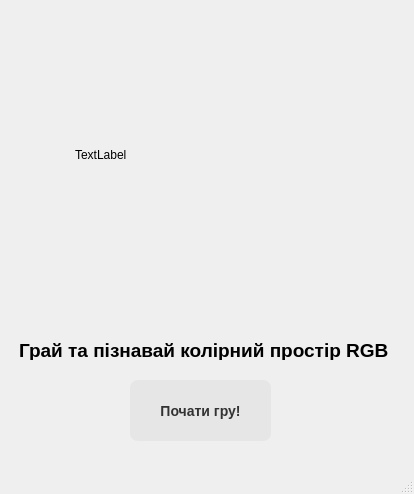
<?xml version="1.0" encoding="UTF-8"?>
<ui version="4.0">
 <class>MainWindow</class>
 <widget class="QMainWindow" name="MainWindow">
  <property name="geometry">
   <rect>
    <x>0</x>
    <y>0</y>
    <width>414</width>
    <height>494</height>
   </rect>
  </property>
  <property name="minimumSize">
   <size>
    <width>414</width>
    <height>494</height>
   </size>
  </property>
  <property name="maximumSize">
   <size>
    <width>414</width>
    <height>494</height>
   </size>
  </property>
  <property name="windowTitle">
   <string>MainWindow</string>
  </property>
  <widget class="QWidget" name="centralwidget">
   <widget class="QLabel" name="label_2">
    <property name="geometry">
     <rect>
      <x>19</x>
      <y>340</y>
      <width>371</width>
      <height>20</height>
     </rect>
    </property>
    <property name="font">
     <font>
      <family>Arial</family>
      <pointsize>14</pointsize>
      <bold>true</bold>
     </font>
    </property>
    <property name="text">
     <string>Грай та пізнавай колірний простір RGB</string>
    </property>
   </widget>
   <widget class="QLabel" name="label">
    <property name="geometry">
     <rect>
      <x>75</x>
      <y>30</y>
      <width>250</width>
      <height>250</height>
     </rect>
    </property>
    <property name="text">
     <string>TextLabel</string>
    </property>
   </widget>
   <widget class="QPushButton" name="pushButton">
    <property name="geometry">
     <rect>
      <x>130</x>
      <y>380</y>
      <width>141</width>
      <height>61</height>
     </rect>
    </property>
    <property name="font">
     <font>
      <family>Arial</family>
      <pointsize>-1</pointsize>
      <bold>true</bold>
     </font>
    </property>
    <property name="styleSheet">
     <string notr="true">  background-color: rgba(51, 51, 51, 0.05);
  border-radius: 8px;
  color: #333333;
  font-size: 14px;</string>
    </property>
    <property name="text">
     <string>Почати гру!</string>
    </property>
   </widget>
  </widget>
  <widget class="QMenuBar" name="menubar">
   <property name="geometry">
    <rect>
     <x>0</x>
     <y>0</y>
     <width>414</width>
     <height>21</height>
    </rect>
   </property>
  </widget>
  <widget class="QStatusBar" name="statusbar"/>
 </widget>
 <resources/>
 <connections/>
</ui>
